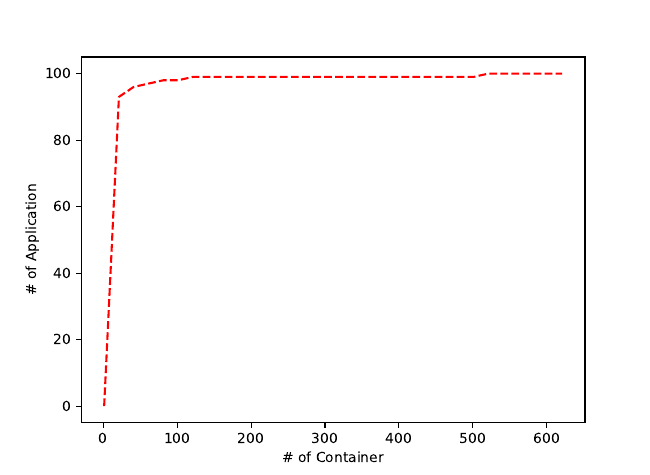

Write the Python code that produced this figure.
import matplotlib
import matplotlib.pyplot as plt
import sys as sys
import numpy as np
from scipy.stats.stats import pearsonr
import pdb

InputFile = open("/local0/container_meta.csv", "r")
path_to_output1 = "/local0/container_app_request.csv"
path_to_output2 = "/local0/container_app_cdf.pdf"

appList = [
    {
        "App" : "app_5052",
        "CID" : ["c_1"],
        "Count" : 1
    }
]

i = 0
for line in InputFile:
    lineSplit = line.split(',')
    App = lineSplit[3]
    #print(App)
    CID = lineSplit[0]
    if not any(item['App'] == App for item in appList):
        tempDict = {
            "App" : App,
            "CID" : [CID],
            "Count" : 1
        }
        appList.append(tempDict)
    else: #App == item["App"]
        for item in appList:
            if ((item['App'] == App) and ( CID not in item["CID"])):
                item["CID"].append(CID) 
                item["Count"] += 1
with open(path_to_output1, 'w') as f:
    for item in appList:
        f.write("%s\n" % item)

lo = 10
hi = 0
for x in (item['Count'] for item in appList):
    lo,hi = min(x,lo),max(x,hi)

#pdb.set_trace()
print("Min is %d" %lo)
print("Max is %d" %hi)

dx = 20
X = np.arange(lo, hi, dx)
Y = np.zeros([len(X)], dtype= int)
for count in (item['Count'] for item in appList):
    for i,x in zip(range(0, len(X)), X):
        if count < x:
            Y[i] +=1

print(Y)
for j,y in zip(range(len(Y)),Y):
    Y[j] = (100 * Y[j])/Y[-1]
    

plt.figure(1, figsize=(6.5, 4.75))
plt.plot(X, Y, 'r--')
plt.ylabel('# of Application')
plt.xlabel('# of Container')
plt.savefig(path_to_output2, format='pdf', dpi=200)

InputFile.close()


